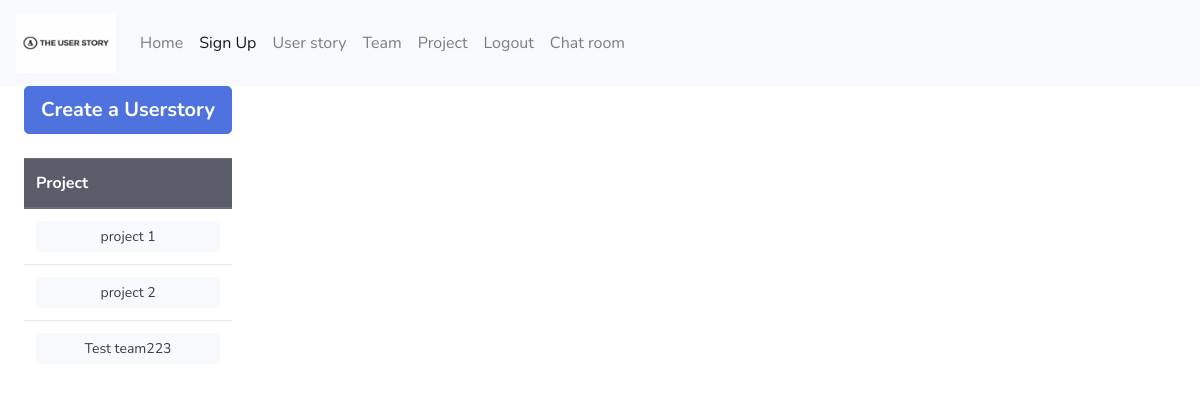
The app's page /userstory_base (signed in), older data.
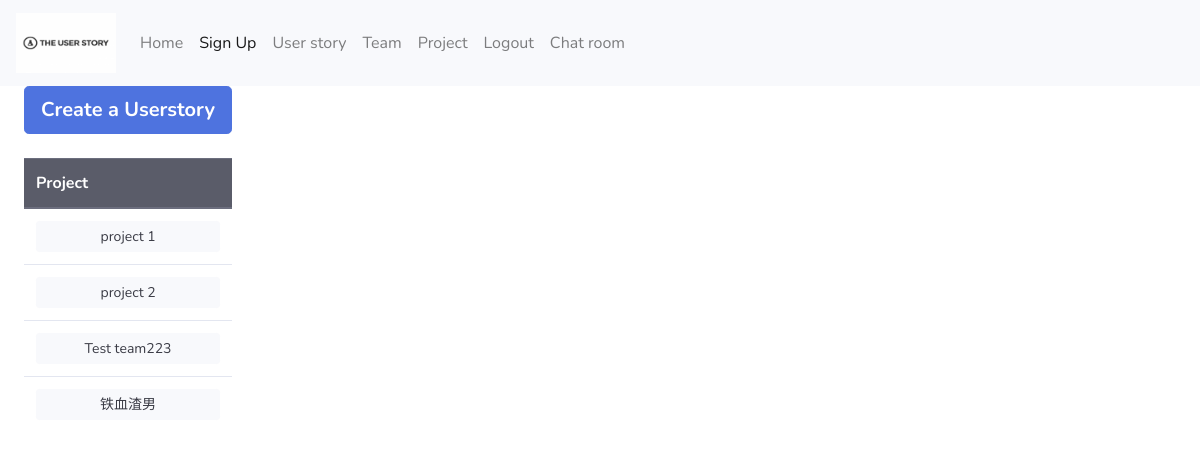
The same page, newer data.
### app/models.py (models this page shows)
class Project(db.Model):
    _table_ = db.Model.metadata.tables['project']
    __table_args__ = {'extend_existing': True}
    project_id = db.Column(db.Integer, primary_key=True)

### app/userstory/routes.py (the view)
@bp_userstory.route('/userstory_base', methods=['GET'])
def userstory_base():
    if current_user.is_authenticated:
        userstory = Userstory.query.all()
        projects = Project.query.all()
    else:
        response = make_response(redirect(url_for('auth.login')))
        flash('Please Login First To Use The Userstory Function')
        return response
    return render_template('userstory_base.html', userstory=userstory, projects=projects)

### app/auth/routes.py (called while the page is built)
@login_manager.user_loader
def load_user(user_id):
    if user_id is not None:
        return User.query.get(user_id)
    return None

### app/templates/userstory_base.html (shortened to what this page needs)
{% extends "base.html" %}
{% block content %}
    <div role=main>
        <div class="container-fluid">
            <div class="row">
                <div class="col-2">
                    <ul class="nav flex-column">
                        <li class="nav-item">
                            <a href="{{ url_for('userstory.userstory_creation') }}"
                               class="btn btn-primary btn-lg btn-block"><strong>Create a Userstory</strong>
                            </a><br>
                        </li>
                        <li class="nav-item">
                            <table class="table">
                                <thead class="thead-dark">
                                <tr>
                                    <th scope="col">Project</th>
                                </tr>
                                {% for project in projects %}
                                    <tr>
                                        <td><a type="button" class="btn btn-light btn-sm btn-block"
                                               href="{{ url_for('userstory.userstory_info', project_id=project.project_id) }}">{{ project.name }}</a>
                                        </td>
                                    </tr>
                                {% endfor %}
                                </thead>
                            </table>
                        </li>
                    </ul>
                </div>
            </div>
        </div>
    </div>
{% endblock %}

Row changes from the older to the newer data that the page shows:
added Project: name "铁血渣男"
